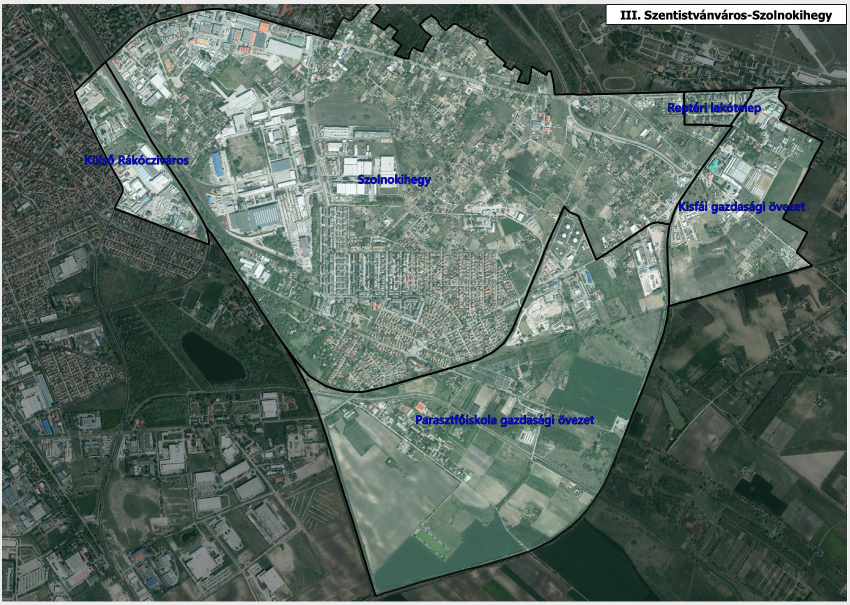
#> input picture data/neighborhoods/sources/municipal-kecskemet-figure75-first/figure75-p158-xref180.jpeg, 1700 x 1210 px (shown at 1/2 size)
$ python trace-source-pixels.py
#> lines starting #> are read from the running program, lines starting #| are printed output that depends on the picture; after the words box and inside, x2 and y2 are one past the last pixel; in counts of white or black regions, pixels touching at a corner belong together
#!/usr/bin/env python3
"""Figure75 Reptéri lakótelep with explicit low-confidence annotation gaps."""
import argparse
import hashlib
import heapq
import json
import math
from pathlib import Path
import sys
sys.dont_write_bytecode = True
P = Path(__file__).resolve().parent
SOURCE = P / 'figure75-p158-xref180.jpeg'
SOURCE_SHA = '13c9a38ba1b554b7125064ffce3384eb813d9590b9f327a152f1da4b0de4c991'
LIMIT = 45
PAD = 14
A=(1368,184);B=(1503,180);C=(1460,252);D=(1368,248)
SECTIONS={
 'north':[A,(1400,183),(1440,182),(1470,181),B],
 'east':[B,(1496,197),(1492,203),(1488,208),(1488,214),(1480,224),(1473,231),C],
 'south':[C,(1430,252),(1412,249),(1390,248),D],
 'west':[D,(1369,230),(1369,224),(1369,219),(1369,214),(1369,210),(1368,198),A],
}

# The source housing-cell edges is overprinted by four short pieces of the blue
# label. Keep their bounded manual continuations separate from literal black
# tracing. They are inferred connectors, not source-black evidence.
GAP_ENDPOINTS=[((1492,203),(1488,208)),((1488,214),(1480,224)),((1369,224),(1369,219)),((1369,214),(1369,210))]
def connector(a,b):
    n=max(abs(b[0]-a[0]),abs(b[1]-a[1]))
    return [(round(a[0]+(b[0]-a[0])*i/n),round(a[1]+(b[1]-a[1])*i/n))for i in range(n+1)]

def encode(v):
    return (json.dumps(v,ensure_ascii=False,indent=2,allow_nan=False)+'\n').encode()

def build(check=False):
#> called with check = False
    import numpy as np
    from PIL import Image,ImageDraw
    from shapely.geometry import Polygon
    from shapely.validation import explain_validity
    if hashlib.sha256(SOURCE.read_bytes()).hexdigest()!=SOURCE_SHA:
        raise ValueError('Changed exact source JPEG')
    image=Image.open(SOURCE).convert('RGB');rgb=np.asarray(image);value=rgb.max(axis=2)
#> in build, image is the input picture: PIL image 1700x1210 RGB; mean R, G, B 91.4, 106.9, 98.5
#> after `value = rgb.max(axis=2)`:
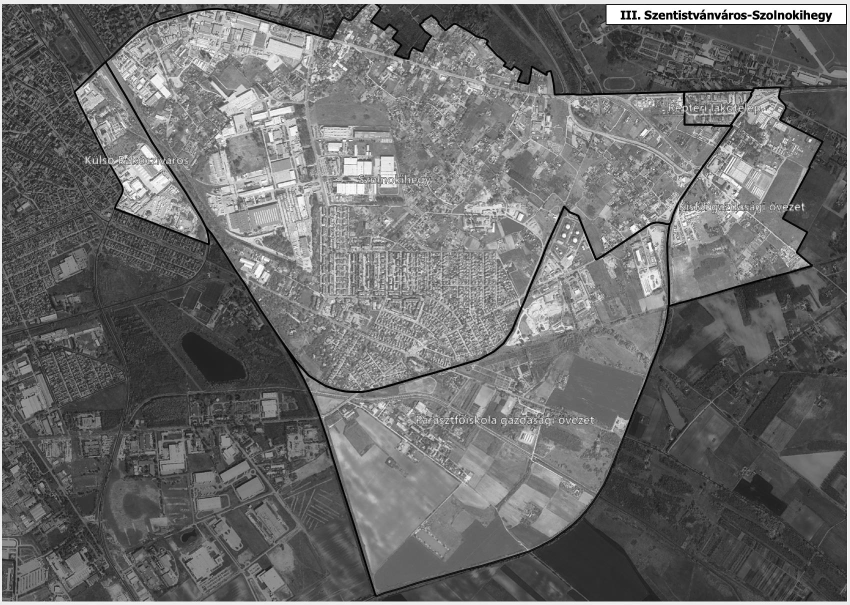
#> value: shape (1210, 1700) (shown at 1/2 size); min 0, max 255, mean 107.9
    height,width=value.shape;allowed=value<=LIMIT;anchors={}
#> after `height, width = value.shape`: height = 1210; width = 1700
#> after `allowed = value <= LIMIT`:
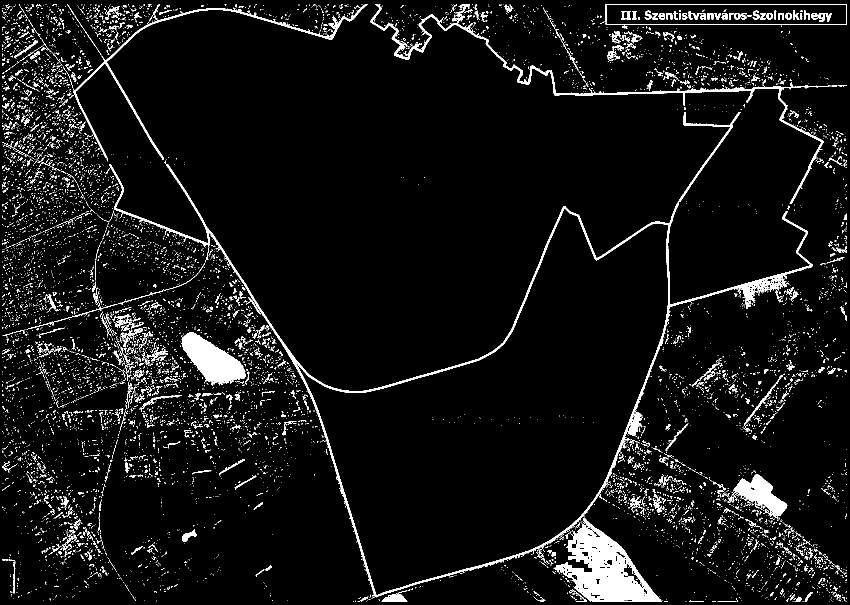
#> allowed: shape (1210, 1700) bool (shown at 1/2 size); 5.9% white; 9653 white regions (9055 under 20 px), largest, box (x1, y1, x2, y2) and area: (218, 224, 1626, 1197) 19416, (1107, 1035, 1324, 1203) 15646, (741, 8, 1648, 408) 7252
    def anchor(p):
        if p in anchors:return anchors[p]
        x,y=p;cs=[]
        for yy in range(max(0,y-9),min(height,y+10)):
            for xx in range(max(0,x-9),min(width,x+10)):
                if allowed[yy,xx]:
                    cs.append(((xx-x)**2+(yy-y)**2+float(value[yy,xx])*.01,(xx,yy)))
        if not cs:raise ValueError('No actual black source pixel near '+str(p))
        anchors[p]=min(cs)[1];return anchors[p]
    # Disconnected source-black components are all retained. Only the four
    # enumerated text-overprint intervals may use a manual inferred connector.
    component={(int(x),int(y))for y,x in np.argwhere(allowed)}
#> component = 120907 items
    def off_segment(p,a,b):
        dx,dy=b[0]-a[0],b[1]-a[1];den=dx*dx+dy*dy
        if not den:return math.dist(p,a)
        t=max(0,min(1,((p[0]-a[0])*dx+(p[1]-a[1])*dy)/den))
        return math.hypot(p[0]-a[0]-t*dx,p[1]-a[1]-t*dy)
    def path(a,b):
        lo=(max(0,min(a[0],b[0])-PAD),max(0,min(a[1],b[1])-PAD))
        hi=(min(width-1,max(a[0],b[0])+PAD),min(height-1,max(a[1],b[1])+PAD))
        best={a:0};back={};todo=[(0,a)]
        while todo:
            cost,u=heapq.heappop(todo)
            if cost!=best[u]:continue
            if u==b:break
            for dx,dy in [(1,0),(-1,0),(0,1),(0,-1),(1,1),(1,-1),(-1,1),(-1,-1)]:
                v=u[0]+dx,u[1]+dy
                if not(lo[0]<=v[0]<=hi[0] and lo[1]<=v[1]<=hi[1]) or not allowed[v[1],v[0]]:continue
                off=off_segment(v,a,b)
                if off>PAD:continue
                nc=cost+math.hypot(dx,dy)*(1+float(value[v[1],v[0]])*.04)+off*off*.001
                if nc<best.get(v,float('inf')):
                    best[v]=nc;back[v]=u;heapq.heappush(todo,(nc,v))
        if b not in best:raise ValueError('Disconnected actual source stroke '+str((a,b)))
        result=[b]
        while result[-1]!=a:result.append(back[result[-1]])
        return result[::-1]
    paths={}
    for key,seeds in SECTIONS.items():
        points=[]
        for a,b in zip(seeds,seeds[1:]):
            if (a,b)in GAP_ENDPOINTS:
                if anchor(a)!=a or anchor(b)!=b:raise ValueError('Changed literal connector endpoint')
                part=connector(a,b)
            else:part=path(anchor(a),anchor(b))
            points+=part if not points else part[1:]
        paths[key]=points
    def joined(parts):
        result=[]
        for key,reverse in parts:
            section=paths[key][::-1] if reverse else paths[key]
            if result and result[-1]!=section[0]:raise ValueError('Disconnected original-source sections')
            result+=section if not result else section[1:]
        return result
    rings={'Reptéri lakótelep':joined([('north',False),('east',False),('south',False),('west',False)])}
    records=[]
    for name,ring in rings.items():
        polygon=Polygon(ring)
        if ring[0]!=ring[-1] or not polygon.is_valid:
            raise ValueError(name+': '+explain_validity(polygon))
        if any(max(abs(a[0]-b[0]),abs(a[1]-b[1]))!=1 for a,b in zip(ring,ring[1:])):
            raise ValueError('Non-adjacent source-pixel trace')
        inferred_pixels={q for a,b in GAP_ENDPOINTS for q in connector(a,b)[1:-1]}
        if any(not allowed[y,x]and(x,y)not in inferred_pixels for x,y in ring):raise ValueError('Unrecorded non-black source pixel')
        records.append({'name':name,'denseVertexCountIncludingClosure':len(ring),
                        'areaSourcePixelsSquared':polygon.area,'originalHoleCount':len(polygon.interiors),
                        'maximumMaxRgbAllVertices':max(int(value[y,x]) for x,y in ring),
                        'strictBlackSourceVertexCountIncludingClosure':sum(bool(allowed[y,x])for x,y in ring),
                        'inferredNonBlackVertexCount':sum(not bool(allowed[y,x])for x,y in ring),
                        'touchesImageFrame':any(x in(0,width-1)or y in(0,height-1)for x,y in ring)})
#> after the loop, records = 1 item
    result={'schemaVersion':1,'sourceImageSha256':SOURCE_SHA,'sourceImageSize':[width,height],
            'coordinateConvention':'Integer exact original-image pixel indices, x right/y down, no half-pixel offset.',
            'maxRgbThreshold':LIMIT,'sourceAnchorLookupRadiusPixels':9,'guideCorridorWidthPixels':PAD,
            'literalBlackImagePixelCount':len(component),
            'manualGuideSeeds':SECTIONS,'actualSourceAnchors':[{'manual':a,'actualBlackSourcePixel':b}for a,b in anchors.items()],
            'sections':paths,'rings':rings,'records':records,
            'sourceTextOverprintInferences':[{'id':'blue-overprint-'+str(i+1),'sourceBlackEndpoints':[a,b],'inferredPixelPath':connector(a,b),'endpointDistancePixels':math.dist(a,b),'confidence':'low','sourcePixelWindow':[min(a[0],b[0])-1,min(a[1],b[1])-1,max(a[0],b[0])+1,max(a[1],b[1])+1],'alternativePixelPaths':[[a]+[(x+dx,y+dy)for x,y in connector(a,b)]+[b]for dx,dy in[(1,0),(-1,0)]],'inferenceReason':'A short visible dark boundary approaches and leaves the blue source label; the strict black mask is interrupted by the annotation. The chosen continuation is a manual bounded hypothesis, not an observed black stroke or surveyed accuracy bound.'}for i,(a,b)in enumerate(GAP_ENDPOINTS)],
            'everyDenseVertexIsActualBlackSourcePixel':False,'allSuccessivePixelsAre8Neighbors':True,
            'frameClosureSnapBufferRepairOrSimplificationUsed':False,'manualSourceTextOverprintGapInferenceUsed':True,
            'geometryStatus':'Closed mostly literal-source-pixel contour with four explicit low-confidence blue-text-overprint inferences. Geographic registration has not been created by this script.',
            'absoluteAccuracyMeters':None,'usableForAddressAssignment':False}
    destination=P/'source-pixel-trace.json';data=encode(result)
    if check:
        if not destination.exists() or destination.read_bytes()!=data:raise ValueError('Stale source pixel trace')
    else:
        destination.write_bytes(data);preview=image.copy();draw=ImageDraw.Draw(preview)
        for ring in rings.values():draw.line(ring,fill='red',width=2)
        for a,b in GAP_ENDPOINTS:draw.line(connector(a,b),fill='yellow',width=3)
        preview.save(P/'source-pixel-preview.png')
    print(json.dumps({'mode':'check'if check else'build','records':records},ensure_ascii=False))
#> (printed output is left out)

if __name__=='__main__':
    parser=argparse.ArgumentParser();parser.add_argument('--check',action='store_true')
    build(parser.parse_args().check)
